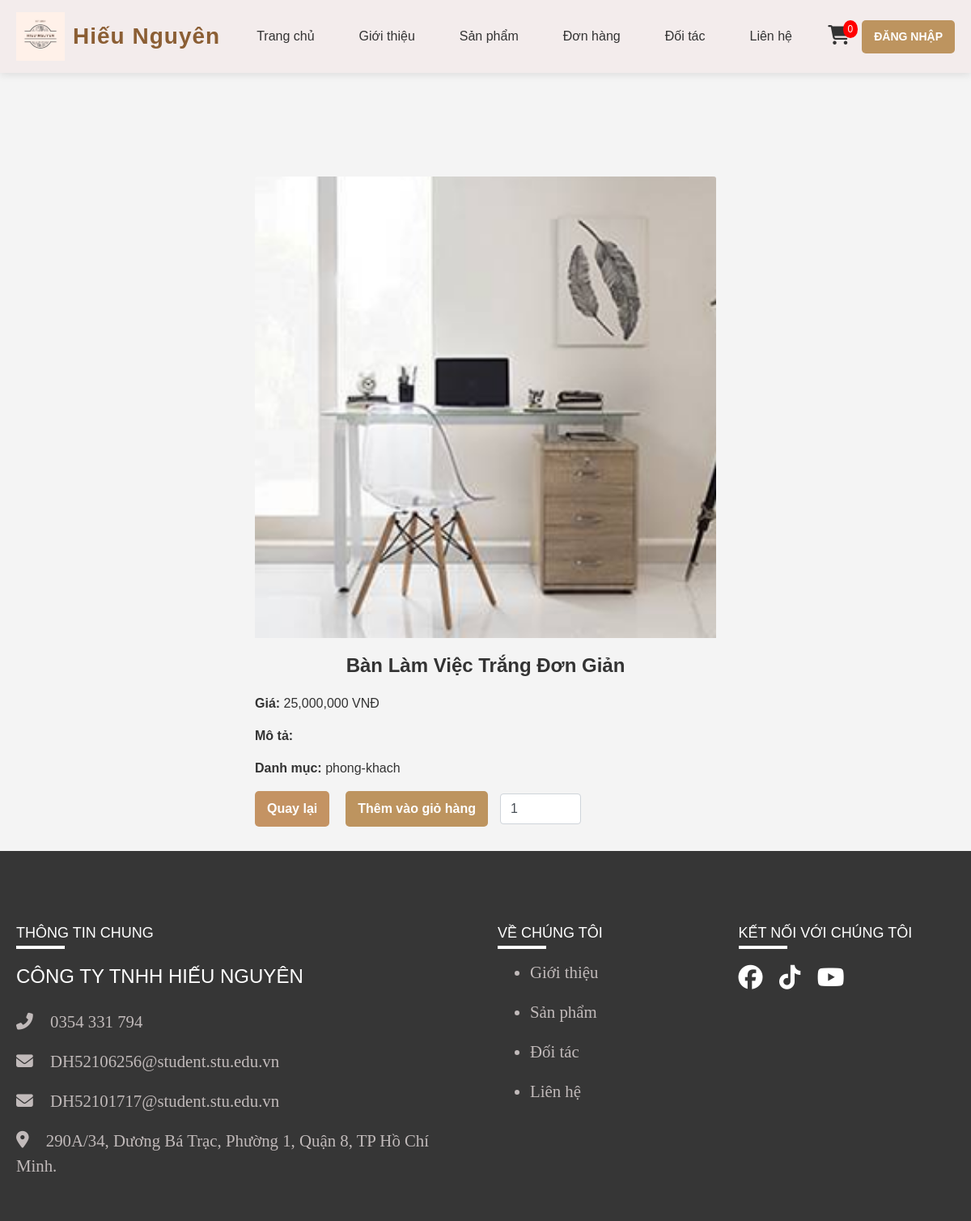
Page /frontend/pages/product_detail.php?id=42 on the earlier database version.
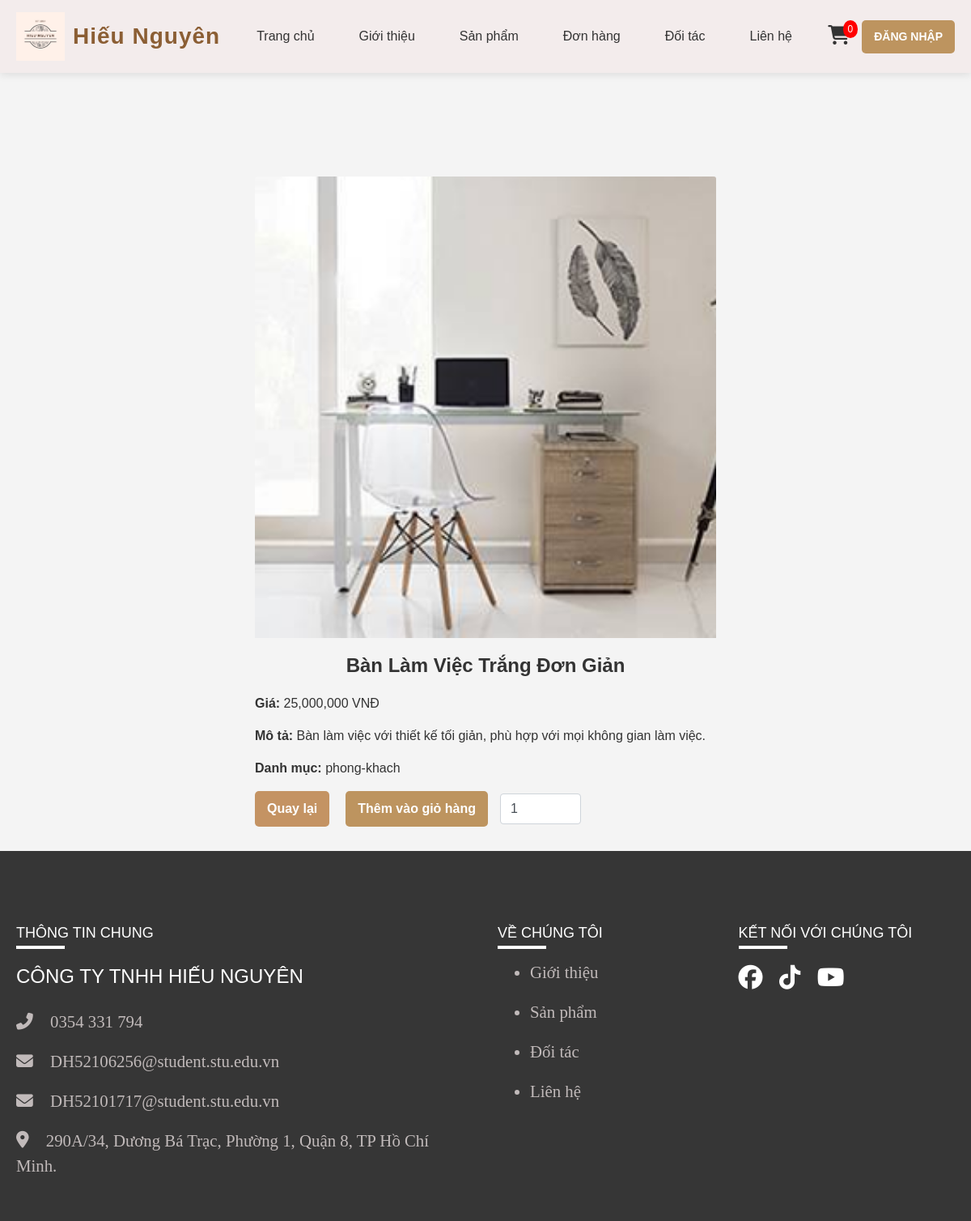
Same page on the later database version.
### tables this page shows
CREATE TABLE `products` (
  `id` int(11) NOT NULL,
  `name` varchar(255) NOT NULL,
  `category_slug` varchar(255) DEFAULT NULL,
  `price` decimal(10,2) NOT NULL,
  `image` varchar(255) DEFAULT NULL,
  `description` text DEFAULT NULL
);

### frontend/pages/product_detail.php (the view, shortened to what this page needs)
<?php
include '../includes/header.php';
include '../../backend/db_connect.php';
if (isset($_GET['id']) && is_numeric($_GET['id'])) {
    $product_id = $_GET['id'];
    $stmt = $conn->prepare("SELECT id, name, category_slug, price, image, description FROM products WHERE id = ?");
    $stmt->bind_param('i', $product_id);
    $stmt->execute();
    $result = $stmt->get_result();
    $product = $result->fetch_assoc();
} else {
    echo '<p>Không có sản phẩm được chọn!</p>';
    exit;
}
?>
<link rel="stylesheet" href="../css/product_detail.css">
<main>
    <div class="container mt-5">
        <div class="product-detail row">
            <div class="col-md-6">
                <img src="<?php echo $product['image']; ?>" class="card-img-top" alt="<?php echo $product['name']; ?>">
                </div>
            <div class="col-md-6">
                <h2><?php echo htmlspecialchars($product['name']); ?></h2>
                <p><strong>Giá: </strong><?php echo number_format($product['price']); ?> VNĐ</p>
                <p><strong>Mô tả: </strong><?php echo nl2br(htmlspecialchars($product['description'])); ?></p>
                <p><strong>Danh mục: </strong><?php echo htmlspecialchars($product['category_slug']); ?></p>
                <div class="d-flex align-items-center">
                    <a href="sanpham.php" class="btn btn-back">Quay lại</a>
                    <button class="btn btn-add-to-cart" id="add-to-cart-btn">Thêm vào giỏ hàng</button>
                    <input type="number" id="quantity" value="1" min="1" class="form-control" style="width: 100px; margin-left: 10px;">
                </div>
            </div>
        </div>
    </div>
</main>
<link rel="stylesheet" href="css/product_detail.css">
<?php
include '../includes/footer.php';
?>

Differences in the rows shown:
changed products "Bàn Làm Việc Trắng Đơn Giản": description (not shown) → "Bàn làm việc với thiết kế tối giản, phù hợp với mọi không gian làm việc."
